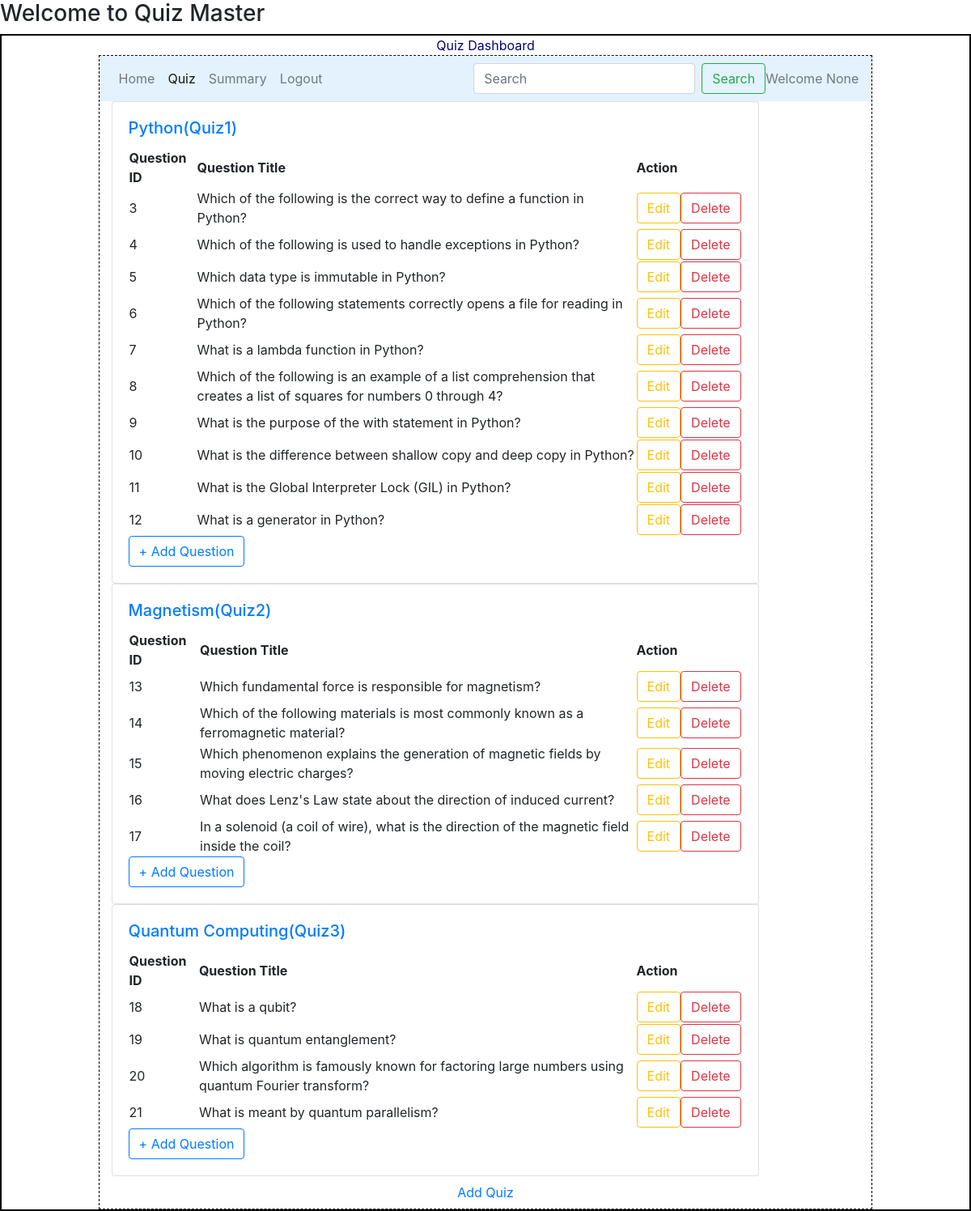
Page /quizManagement_dashboard/1/Quantum Computing(Quiz3) on the committed database.
### models/model1.py (models this page shows)
class Quiz(db.Model):
    __tablename__="quiz"
    id=db.Column(db.Integer,primary_key=True,autoincrement=True)
    chapter_id=db.Column(db.Integer,db.ForeignKey("chapter.id"),nullable=False)
    quiz_name=db.Column(db.String,nullable=False)
    date_of_quiz=db.Column(db.Date,nullable=False)
    time_duration=db.Column(db.Time,nullable=False)
    remarks=db.Column(db.String,nullable=False)
    questions=db.relationship("Questions",cascade="all,delete",backref="quiz",lazy=True)

class Questions(db.Model):
    __tablename__="questions"
    id=db.Column(db.Integer,primary_key=True)
    quiz_id=db.Column(db.Integer,db.ForeignKey("quiz.id"),nullable=False)
    question_statement=db.Column(db.String,nullable=False)
    option1=db.Column(db.String,nullable=False)
    option2=db.Column(db.String,nullable=False)
    option3=db.Column(db.String,nullable=False)
    option4=db.Column(db.String,nullable=False)
    correct_option=db.Column(db.String,nullable=False)

### controllers/routes.py (the view)
@app.route('/quizManagement_dashboard/<int:chapter_id>/<string:quiz_name>', methods=['GET', 'POST'])
def quizManagement_dashboard(chapter_id, quiz_name):
    quizzes = Quiz.query.filter_by(chapter_id=chapter_id).all()
    if not quizzes:
        flash("No quizzes found! Please add a quiz first.", "warning")
        return redirect(url_for("add_quiz", chapter_id=chapter_id, quiz_name=quiz_name))
    return render_template("quizManagement_dashboard.html", chapter_id=chapter_id, quiz_name=quiz_name, quizzes=quizzes,name=session.get("name"))

### templates/quizManagement_dashboard.html
{%extends "quiz_layout.html"%}
{%block content %}
              <div class="container">
                {%if quizzes%}
                <div class="row">
                  {%for quiz in quizzes%}
                    <div class="col">
                    <div class="card" style="width: 50rem;">
                        <div class="card-body">
                          <a href="{{ url_for('quiz_detail', id=quiz.id) }}">
                            <h5 class="card-title">{{quiz.quiz_name}}</h5>
                          </a>
                          {%if quiz.questions%}
                            <table>
                              <tr>
                                <th>Question ID</th>
                                <th>Question Title</th>
                                <th>Action</th>
                              </tr>
                              {%for ques in quiz.questions%}
                              <tr>
                                <td>{{ques.id}}</td>
                                <td>{{ques.question_statement}}</td>
                                <td>
                                  <div class="d-flex align-items-center">
                                  <a href="{{ url_for('edit_question',quiz_id=ques.quiz_id,id=ques.id) }}" class="btn btn-outline-warning">Edit</a>
                                  <form action="{{ url_for('delete_question',id=ques.id) }}" method="POST" style="display:inline;">
                                   <button type="submit" class="btn btn-outline-danger" onclick="return confirm('Are you sure you want to delete this chapter?');">Delete</button>
                                </form>
                                  </div>
                                </td>
                              </tr>
                              {%endfor%}
                            </table>
                          {%else%}
                            <p>No Questions here!!</p>
                          {%endif%}
                          <a href="{{ url_for('add_question', quiz_id=quiz.id, id=quiz.chapter_id) }}" class="btn btn-outline-primary">
                              + Add Question
                          </a>
                        </div>
                      </div>
                    </div>
                  {%endfor%}
                </div>
                {%else%}
                 <h3 class="center"> No Quizzes are available!!</h3>
                {%endif%}
              </div>
              <div class="center">
                {% if quiz %}
                  <li class="nav-item">
                    <a class="nav-link" href="{{ url_for('quizManagement_dashboard', chapter_id=quiz.chapter_id, quiz_name=quiz.quiz_name) }}">
                      Quiz: {{ quiz.quiz_name }}
                    </a>
                  </li>
                {% else %}
                  <li class="nav-item" type="button">
                    <a class="nav-link" href="{{ url_for('add_quiz', chapter_id=chapter_id, quiz_name=quiz_name) }}" type="button">
                      Add Quiz
                    </a>
                  </li>
                {% endif %}
            </div>
        </div>
{%endblock%}

### static/main.css (style rules this page uses)
* { margin:0px; }
.center { text-align: center; margin: auto; color:rgb(5,5,110); }

### rows in the picture
Quiz: quiz_name "Python(Quiz1)"
Questions: id "3", question_statement "Which of the following is the correct way to define a function in Python?"
Questions: id "4", question_statement "Which of the following is used to handle exceptions in Python?"
Questions: id "5", question_statement "Which data type is immutable in Python?"
Questions: id "6", question_statement "Which of the following statements correctly opens a file for reading in Python?"
Questions: id "7", question_statement "What is a lambda function in Python?"
Questions: id "8", question_statement "Which of the following is an example of a list comprehension that creates a list of squares for numbers 0 through 4?"
Questions: id "9", question_statement "What is the purpose of the with statement in Python?"
Questions: id "10", question_statement "What is the difference between shallow copy and deep copy in Python?"
Questions: id "11", question_statement "What is the Global Interpreter Lock (GIL) in Python?"
Questions: id "12", question_statement "What is a generator in Python?"
Quiz: quiz_name "Magnetism(Quiz2)"
Questions: id "13", question_statement "Which fundamental force is responsible for magnetism?"
Questions: id "14", question_statement "Which of the following materials is most commonly known as a ferromagnetic material?"
Questions: id "15", question_statement "Which phenomenon explains the generation of magnetic fields by moving electric charges?"
Questions: id "16", question_statement "What does Lenz's Law state about the direction of induced current?"
Questions: id "17", question_statement "In a solenoid (a coil of wire), what is the direction of the magnetic field inside the coil?"
Quiz: quiz_name "Quantum Computing(Quiz3)"
Questions: id "18", question_statement "What is a qubit?"
Questions: id "19", question_statement "What is quantum entanglement?"
Questions: id "20", question_statement "Which algorithm is famously known for factoring large numbers using quantum Fourier transform?"
Questions: id "21", question_statement "What is meant by quantum parallelism?"

### other values in the picture
{{ name }} "None"
